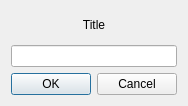
<?xml version="1.0" encoding="UTF-8"?>
<ui version="4.0">
 <class>AskTextDialog</class>
 <widget class="QDialog" name="AskTextDialog">
  <property name="geometry">
   <rect>
    <x>0</x>
    <y>0</y>
    <width>184</width>
    <height>106</height>
   </rect>
  </property>
  <property name="windowTitle">
   <string>Dialog</string>
  </property>
  <layout class="QVBoxLayout" name="verticalLayout">
   <item>
    <widget class="QLabel" name="titleLabel">
     <property name="text">
      <string>Title</string>
     </property>
     <property name="alignment">
      <set>Qt::AlignCenter</set>
     </property>
    </widget>
   </item>
   <item>
    <widget class="QLineEdit" name="inputLine"/>
   </item>
   <item>
    <widget class="QDialogButtonBox" name="buttonBox">
     <property name="orientation">
      <enum>Qt::Horizontal</enum>
     </property>
     <property name="standardButtons">
      <set>QDialogButtonBox::Cancel|QDialogButtonBox::Ok</set>
     </property>
    </widget>
   </item>
  </layout>
 </widget>
 <resources/>
 <connections>
  <connection>
   <sender>buttonBox</sender>
   <signal>accepted()</signal>
   <receiver>AskTextDialog</receiver>
   <slot>accept()</slot>
   <hints>
    <hint type="sourcelabel">
     <x>248</x>
     <y>254</y>
    </hint>
    <hint type="destinationlabel">
     <x>157</x>
     <y>274</y>
    </hint>
   </hints>
  </connection>
  <connection>
   <sender>buttonBox</sender>
   <signal>rejected()</signal>
   <receiver>AskTextDialog</receiver>
   <slot>reject()</slot>
   <hints>
    <hint type="sourcelabel">
     <x>316</x>
     <y>260</y>
    </hint>
    <hint type="destinationlabel">
     <x>286</x>
     <y>274</y>
    </hint>
   </hints>
  </connection>
 </connections>
</ui>
